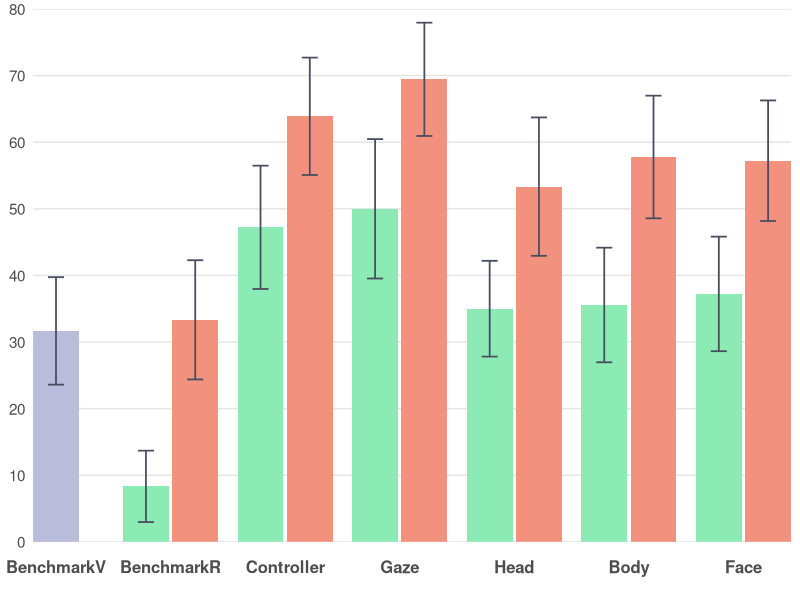
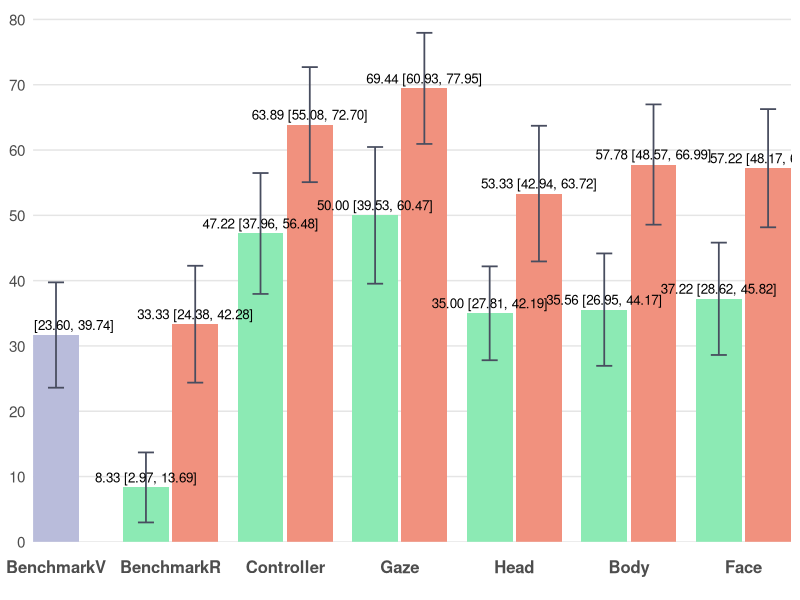

These charts were generated, in order, by the following R code:
# ================= Packages =================
if (!require(ggplot2)) install.packages("ggplot2")
library(ggplot2)

# ================= Data =================
# BenchmarkV: 31.67 (±21.60)
# BenchmarkR: Low 8.33 (±14.35), High 33.33 (±23.97)
# Controller: Low 47.22 (±24.79), High 63.89 (±23.60)
# Gaze: Low 50.00 (±28.03), High 69.44 (±22.78)
# Head: Low 35.00 (±19.25), High 53.33 (±27.82)
# Body: Low 35.56 (±23.05), High 57.78 (±24.66)
# Face: Low 37.22 (±23.03), High 57.22 (±24.24)

bench_mean <- 31.67
bench_sd <- 21.60

dat <- data.frame(
  Category = c("BenchmarkV",
               "BenchmarkR","BenchmarkR",
               "Controller","Controller",
               "Gaze","Gaze",
               "Head","Head",
               "Body","Body",
               "Face","Face"),
  slot     = c("C",
               "L","R",
               "L","R",
               "L","R",
               "L","R",
               "L","R",
               "L","R"),
  series   = c("BenchmarkV",
               "Low","High",
               "Low","High",
               "Low","High",
               "Low","High",
               "Low","High",
               "Low","High"),
  mean     = c(bench_mean,
               8.33, 33.33,      # BenchmarkR Low, High
               47.22, 63.89,     # Controller Low, High
               50.00, 69.44,     # Gaze Low, High
               35.00, 53.33,     # Head Low, High
               35.56, 57.78,     # Body Low, High
               37.22, 57.22),    # Face Low, High
  sd       = c(bench_sd,
               14.35, 23.97,     # BenchmarkR Low, High
               24.79, 23.60,     # Controller Low, High
               28.03, 22.78,     # Gaze Low, High
               19.25, 27.82,     # Head Low, High
               23.05, 24.66,     # Body Low, High
               23.03, 24.24),    # Face Low, High
  stringsAsFactors = FALSE
)

# 固定横轴顺序
dat$Category <- factor(dat$Category,
  levels = c("BenchmarkV","BenchmarkR","Controller","Gaze","Head","Body","Face"))
dat$slot   <- factor(dat$slot, levels = c("L","C","R"))
dat$series <- factor(dat$series, levels = c("Low","BenchmarkV","High"))

# ================= 手动定位（确保居中+相邻柱体有间距） =================
# 以每个类目的中心为整数(1,2,3,...)，在左右各偏移 delta；两柱宽度为 bar_w
group_w <- 0.8               # 每个类目总体占宽（<1 避免挤到相邻类目）
bar_w   <- group_w / 2       # 0.4  柱体宽度保持不变
delta   <- group_w / 4       # 0.2  基础偏移
gap     <- 0.03              # 相邻柱体间距（几个像素）

# 对于非BenchmarkV类别，L和R之间增加间距
offset_map <- c(L = -delta - gap/2, C = 0, R = +delta + gap/2)

x_base <- as.numeric(dat$Category)
dat$x  <- x_base + unname(offset_map[as.character(dat$slot)])

# ================= 配色方案 =================
col_low   <- "#8CEAB4"      # Low
col_high  <- "#F1917E"      # High
col_bench <- "#B9BCDB"      # BenchmarkV

err_col   <- "#484D5F"

theme_base <- theme_minimal(base_size = 13) +
  theme(
    legend.position    = "none",
    panel.background   = element_rect(fill = "#FFFFFF", color = NA),  # 白底
    plot.background    = element_rect(fill = "#FFFFFF", color = NA),  # 白底
    panel.grid.major   = element_blank(),  # 去除所有网格线
    panel.grid.minor   = element_blank(),  # 去除所有网格线
    panel.grid.major.x = element_blank(),
    panel.grid.minor.x = element_blank(),
    panel.grid.major.y = element_blank(),
    panel.grid.minor.y = element_blank(),
    axis.ticks.x       = element_blank(),  # 去除x轴刻度线（底部灰色竖线）
    axis.ticks.y       = element_blank(),  # 去除y轴刻度线（左侧竖着的刻度线）
    axis.line.x        = element_blank(),  # 去除x轴线（底部灰色竖线）
    axis.line.y        = element_blank(),  # 去除y轴线（左侧竖线）
    axis.text.x        = element_text(size = 12, face = "bold", 
                                       margin = margin(t = 10, b = 10)),  # 底部文字距离坐标轴更远
    axis.text.y        = element_text(size = 11),
    axis.title         = element_blank()
  )

# y 轴：从0开始，0-80，组间距10
y_top    <- 80
y_bottom <- 0
y_breaks <- seq(0, 80, by = 10)

# x 轴：用数值坐标，刻度放在每个类目中心
x_breaks <- seq_along(levels(dat$Category))
x_labels <- levels(dat$Category)

# ================= 95% 置信区间计算 =================
n <- 30  # 样本量
df <- n - 1  # 自由度 = 29
t_critical <- qt(0.975, df)  # t分布临界值（95% CI，双尾）
# 计算95% CI的误差范围
dat$ci_margin <- t_critical * (dat$sd / sqrt(n))

# ================= 图1：不带标注 =================
p1 <- ggplot(dat, aes(x = x, y = mean, fill = series)) +
  # 手动添加水平坐标线
  geom_hline(yintercept = y_breaks, color = "#E5E5E5", linewidth = 0.5) +
  geom_col(width = bar_w, position = "identity", colour = NA) +
  geom_errorbar(aes(ymin = mean - ci_margin, ymax = mean + ci_margin),
                width = bar_w * 0.35, color = err_col, linewidth = 0.6,
                position = "identity") +
  scale_fill_manual(values = c(Low = col_low, BenchmarkV = col_bench, High = col_high)) +
  scale_y_continuous(breaks = y_breaks, minor_breaks = NULL) +
  scale_x_continuous(breaks = x_breaks, labels = x_labels, expand = c(0, 0)) +
  coord_cartesian(ylim = c(y_bottom, y_top), expand = 0) +
  theme_base

# ================= 图2：带"均值 (95% CI)"标注 =================
lab_df <- transform(dat, label = sprintf("%.2f [%.2f, %.2f]", mean, 
                                          mean - ci_margin, mean + ci_margin))

p2 <- ggplot(dat, aes(x = x, y = mean, fill = series)) +
  # 手动添加水平坐标线
  geom_hline(yintercept = y_breaks, color = "#E5E5E5", linewidth = 0.5) +
  geom_col(width = bar_w, position = "identity", colour = NA) +
  geom_errorbar(aes(ymin = mean - ci_margin, ymax = mean + ci_margin),
                width = bar_w * 0.35, color = err_col, linewidth = 0.6,
                position = "identity") +
  geom_text(data = lab_df, aes(label = label),
            vjust = -0.5, size = 3.4, position = "identity") +
  scale_fill_manual(values = c(Low = col_low, BenchmarkV = col_bench, High = col_high)) +
  scale_y_continuous(breaks = y_breaks, minor_breaks = NULL) +
  scale_x_continuous(breaks = x_breaks, labels = x_labels, expand = c(0, 0)) +
  coord_cartesian(ylim = c(y_bottom, y_top * 1.02), expand = 0) +
  theme_base

# 保存文件（确保目录存在）
if (!dir.exists("no_labels")) dir.create("no_labels", recursive = TRUE)
if (!dir.exists("with_labels")) dir.create("with_labels", recursive = TRUE)
ggsave("no_labels/mental_no_labels.png", p1, width = 8, height = 3.57, dpi = 300, bg = "white")
ggsave("with_labels/mental_with_labels.png", p2, width = 8, height = 3.91, dpi = 300, bg = "white")
